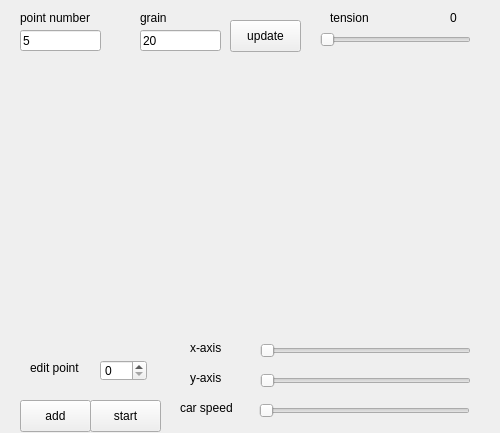
<?xml version="1.0" encoding="UTF-8"?>
<ui version="4.0">
 <class>Canvas</class>
 <widget class="QWidget" name="Canvas">
  <property name="geometry">
   <rect>
    <x>0</x>
    <y>0</y>
    <width>500</width>
    <height>433</height>
   </rect>
  </property>
  <property name="sizePolicy">
   <sizepolicy hsizetype="Fixed" vsizetype="Fixed">
    <horstretch>0</horstretch>
    <verstretch>0</verstretch>
   </sizepolicy>
  </property>
  <property name="windowTitle">
   <string>Canvas</string>
  </property>
  <widget class="QLabel" name="controlPointLabel">
   <property name="geometry">
    <rect>
     <x>20</x>
     <y>10</y>
     <width>91</width>
     <height>16</height>
    </rect>
   </property>
   <property name="text">
    <string>point number</string>
   </property>
  </widget>
  <widget class="QLineEdit" name="controlPointInput">
   <property name="geometry">
    <rect>
     <x>20</x>
     <y>30</y>
     <width>81</width>
     <height>21</height>
    </rect>
   </property>
   <property name="text">
    <string>5</string>
   </property>
  </widget>
  <widget class="QLabel" name="grainLabel">
   <property name="geometry">
    <rect>
     <x>140</x>
     <y>10</y>
     <width>59</width>
     <height>16</height>
    </rect>
   </property>
   <property name="text">
    <string>grain</string>
   </property>
  </widget>
  <widget class="QLineEdit" name="grainInput">
   <property name="geometry">
    <rect>
     <x>140</x>
     <y>30</y>
     <width>81</width>
     <height>21</height>
    </rect>
   </property>
   <property name="text">
    <string>20</string>
   </property>
  </widget>
  <widget class="QPushButton" name="update">
   <property name="geometry">
    <rect>
     <x>230</x>
     <y>20</y>
     <width>71</width>
     <height>32</height>
    </rect>
   </property>
   <property name="text">
    <string>update</string>
   </property>
  </widget>
  <widget class="QSlider" name="tensionSlider">
   <property name="geometry">
    <rect>
     <x>320</x>
     <y>30</y>
     <width>151</width>
     <height>20</height>
    </rect>
   </property>
   <property name="orientation">
    <enum>Qt::Horizontal</enum>
   </property>
  </widget>
  <widget class="QLabel" name="tensionLabel">
   <property name="geometry">
    <rect>
     <x>330</x>
     <y>10</y>
     <width>59</width>
     <height>16</height>
    </rect>
   </property>
   <property name="text">
    <string>tension</string>
   </property>
  </widget>
  <widget class="QLabel" name="tensionText">
   <property name="geometry">
    <rect>
     <x>450</x>
     <y>10</y>
     <width>31</width>
     <height>16</height>
    </rect>
   </property>
   <property name="text">
    <string>0</string>
   </property>
  </widget>
  <widget class="QSpinBox" name="editPointNum">
   <property name="geometry">
    <rect>
     <x>100</x>
     <y>360</y>
     <width>47</width>
     <height>21</height>
    </rect>
   </property>
  </widget>
  <widget class="QLabel" name="label">
   <property name="geometry">
    <rect>
     <x>30</x>
     <y>360</y>
     <width>81</width>
     <height>16</height>
    </rect>
   </property>
   <property name="text">
    <string>edit point</string>
   </property>
  </widget>
  <widget class="QSlider" name="editPointX">
   <property name="geometry">
    <rect>
     <x>260</x>
     <y>340</y>
     <width>211</width>
     <height>22</height>
    </rect>
   </property>
   <property name="orientation">
    <enum>Qt::Horizontal</enum>
   </property>
  </widget>
  <widget class="QSlider" name="editPointY">
   <property name="geometry">
    <rect>
     <x>260</x>
     <y>370</y>
     <width>211</width>
     <height>22</height>
    </rect>
   </property>
   <property name="orientation">
    <enum>Qt::Horizontal</enum>
   </property>
  </widget>
  <widget class="QLabel" name="label_2">
   <property name="geometry">
    <rect>
     <x>190</x>
     <y>340</y>
     <width>59</width>
     <height>16</height>
    </rect>
   </property>
   <property name="text">
    <string>x-axis</string>
   </property>
  </widget>
  <widget class="QLabel" name="label_3">
   <property name="geometry">
    <rect>
     <x>190</x>
     <y>370</y>
     <width>59</width>
     <height>16</height>
    </rect>
   </property>
   <property name="text">
    <string>y-axis</string>
   </property>
  </widget>
  <widget class="QPushButton" name="addCar">
   <property name="geometry">
    <rect>
     <x>20</x>
     <y>400</y>
     <width>71</width>
     <height>32</height>
    </rect>
   </property>
   <property name="text">
    <string>add</string>
   </property>
  </widget>
  <widget class="QPushButton" name="startCar">
   <property name="geometry">
    <rect>
     <x>90</x>
     <y>400</y>
     <width>71</width>
     <height>32</height>
    </rect>
   </property>
   <property name="text">
    <string>start</string>
   </property>
  </widget>
  <widget class="QSlider" name="carSpeed">
   <property name="geometry">
    <rect>
     <x>259</x>
     <y>400</y>
     <width>211</width>
     <height>22</height>
    </rect>
   </property>
   <property name="orientation">
    <enum>Qt::Horizontal</enum>
   </property>
  </widget>
  <widget class="QLabel" name="label_4">
   <property name="geometry">
    <rect>
     <x>180</x>
     <y>400</y>
     <width>59</width>
     <height>16</height>
    </rect>
   </property>
   <property name="text">
    <string>car speed</string>
   </property>
  </widget>
 </widget>
 <layoutdefault spacing="6" margin="11"/>
 <resources/>
 <connections/>
</ui>
